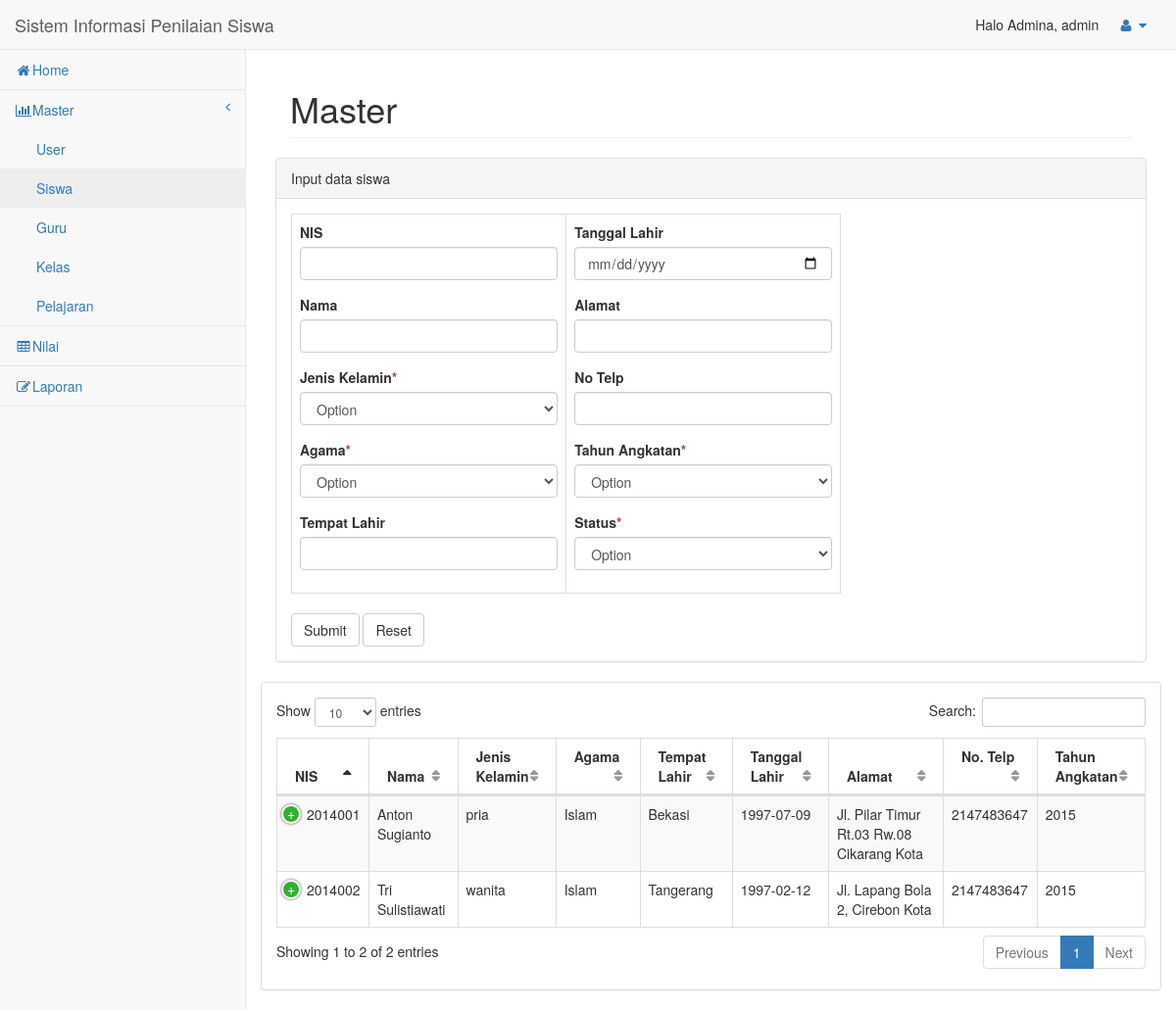
Page /admin/siswa.php (signed in) on the committed database.
### tables this page shows
CREATE TABLE `tbl_siswa` (
  `nis` varchar(19) NOT NULL,
  `nama` varchar(30) NOT NULL,
  `jk` enum('pria','wanita') NOT NULL,
  `agama` varchar(20) NOT NULL,
  `tempat_lhr` varchar(30) NOT NULL,
  `tanggal_lhr` date NOT NULL,
  `alamat` varchar(100) NOT NULL,
  `no_tlp` bigint(13) NOT NULL,
  `tahun_angkatan` int(4) NOT NULL,
  `status` enum('aktif','lulus','keluar') NOT NULL
);

### admin/siswa.php (the view, shortened to what this page needs)
<!DOCTYPE html>
<html lang="en">
<head>
    <link href="assets/vendor/bootstrap/css/bootstrap.min.css" rel="stylesheet">
    <link href="assets/vendor/metisMenu/metisMenu.min.css" rel="stylesheet">
    <link href="assets/vendor/datatables-plugins/dataTables.bootstrap.css" rel="stylesheet">
    <link href="assets/vendor/datatables-responsive/dataTables.responsive.css" rel="stylesheet">
    <link href="assets/dist/css/sb-admin-2.css" rel="stylesheet">
    <link href="assets/vendor/font-awesome/css/font-awesome.min.css" rel="stylesheet" type="text/css">
</head>
<body>
<?php
    include "include/headerup.php";
    include "include/header.php";
?>
        <div id="page-wrapper">
            <div class="container-fluid">
                <div class="row">
                    <div class="col-lg-12">
                        <h1 class="page-header">Master</h1>
                    </div>
                    <div class="row">
                <div class="col-lg-12">
                    <div class="panel panel-default">
                        <div class="panel-heading">
                            Input data siswa
                        </div>
                        <div class="panel-body">
                            <div class="row">
                                <div class="col-lg-8">
                                    <form method="post">
                    <table class="table table-bordered" border="8">
                    <td>
                    <div class="form-group">
                        <label class="control-label">NIS</label>
                        <input class="form-control" type="text" name="nis" />
                      </div>
                    <div class="form-group">
                        <label class="control-label">Nama</label>
                        <input class="form-control" type="text" name="nama" />
                      </div>
                    <div class="form-group">
                    <label for="jk" class="control-label">Jenis Kelamin<span class="text-danger">*</span></label>
                    <select class="form-control" name="jk" required="" onchange="javascript:get(this)">
                        <option value="">Option</option>
                    </select>
                    </div>
                    <div class="form-group">
                    <label for="agama" class="control-label">Agama<span class="text-danger">*</span></label>
                    <select class="form-control" name="agama" required="" onchange="javascript:get(this)">
                        <option value="">Option</option>
                    </select>
                    </div>
                    <div class="form-group">
                        <label class="control-label">Tempat Lahir</label>
                        <input class="form-control" type="text" name="tempat_lhr" />
                    </div>
                </td>
                <td>
                    <div class="form-group">
                        <label class="control-label">Tanggal Lahir</label>
                        <input class="form-control" type="date" name="tgl_lhr" />
                    </div>
                    <div class="form-group">
                        <label class="control-label">Alamat</label>
                        <input class="form-control" type="text" name="alamat" />
                    </div>
                    <div class="form-group">
                        <label class="control-label">No Telp</label>
                        <input class="form-control" type="text" name="no_tlp" />
                    </div>
                    <div class="form-group">
                    <label for="tahun_angkatan" class="control-label">Tahun Angkatan<span class="text-danger">*</span></label>
                    <select class="form-control" name="tahun_angkatan" required="" onchange="javascript:get(this)">
                        <option value="">Option</option>
                    </select>
                    </div>
                    <div class="form-group">
                    <label class="control-label">Status<span class="text-danger">*</span></label>
                    <select class="form-control" name="status" required="" onchange="javascript:get(this)">
                        <option value="">Option</option>
                    </select>
                    </div>
                </td>
            </table>
                                        <button type="submit" name="submit" value="submit" class="btn btn-default">Submit</button>
                                        <button type="reset" class="btn btn-default">Reset</button>
                                    </form>
                                </div>
                            </div>
                        </div>
                    </div>
                </div>
<div class="row">
                <div class="col-lg-12">
                    <div class="panel panel-default">
                        <div class="panel-body">
                            <table width="100%" class="table table-striped table-bordered table-hover" id="dataTables-example">
                                        <thead>
                                            <tr>
                                                <th>NIS</th>
                                                <th>Nama</th>
                                                <th>Jenis Kelamin</th>
                                                <th>Agama</th>
                                                <th>Tempat Lahir</th>
                                                <th>Tanggal Lahir</th>
                                                <th>Alamat</th>
                                                <th>No. Telp</th>
                                                <th>Tahun Angkatan</th>
                                            </tr>
                                        </thead>
                                        <tbody>
                                        <?php
                                            $conn = new mysqli("localhost", "root", "", "fahri");
                                            $res = $conn->query("SELECT * FROM tbl_siswa");
                                            while($row = $res->fetch_assoc()){
                                                echo '
                                                <tr>
                                                    <td>'.$row['nis'].'</td>
                                                    <td>'.$row['nama'].'</td>
                                                    <td>'.$row['jk'].'</td>
                                                    <td>'.$row['agama'].'</td>
                                                    <td>'.$row['tempat_lhr'].'</td>
                                                    <td>'.$row['tanggal_lhr'].'</td>
                                                    <td>'.$row['alamat'].'</td>
                                                    <td>'.$row['no_tlp'].'</td>
                                                    <td>'.$row['tahun_angkatan'].'</td>
                                                    <td>'.$row['status'].'</td>
                                                    <td align="center">
                                                    <a class="btn btn-primary btn-circle" href="edit_siswa.php?nis='.$row['nis'].'" onclick="return warn()" title="Edit"><i class="fa fa-edit "></i></a>
                                                    <a class="btn btn-danger btn-circle" href="delete_siswa.php?nis='.$row['nis'].'" onclick="return warn()" title="Hapus"><i class="fa fa-trash-o "></i></a></button>
                                                    </td>
                                                </tr>
                                                ';
                                            }
                                            ?>
                                        </tbody>
                            </table>
                        </div>
                    </div>
                </div>
            </div>
        </div>
    </div>
</div>
</div>
    </div>
</body>
</html>

### rows in the picture
tbl_siswa: nis "2014001", nama "Anton Sugianto", jk "pria", agama "Islam", tempat_lhr "Bekasi", tanggal_lhr "1997-07-09", alamat "Jl. Pilar Timur Rt.03 Rw.08 Cikarang Kota", no_tlp "2147483647", tahun_angkatan "2015"
tbl_siswa: nis "2014002", nama "Tri Sulistiawati", jk "wanita", agama "Islam", tempat_lhr "Tangerang", tanggal_lhr "1997-02-12", alamat "Jl. Lapang Bola 2, Cirebon Kota", no_tlp "2147483647", tahun_angkatan "2015"

### other values in the picture
$nama_active "Admina"
$level "admin"
